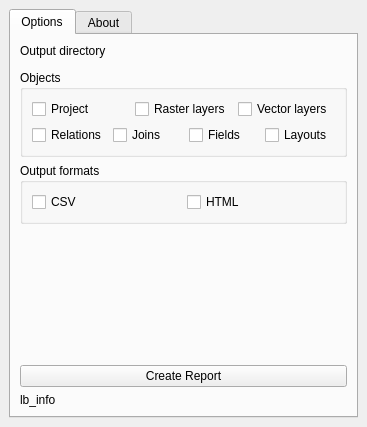
<?xml version="1.0" encoding="UTF-8"?>
<ui version="4.0">
 <class>ProjectReportDockWidgetBase</class>
 <widget class="QDockWidget" name="ProjectReportDockWidgetBase">
  <property name="geometry">
   <rect>
    <x>0</x>
    <y>0</y>
    <width>367</width>
    <height>427</height>
   </rect>
  </property>
  <property name="windowTitle">
   <string>Project Reports</string>
  </property>
  <widget class="QWidget" name="dockWidgetContents">
   <layout class="QVBoxLayout" name="verticalLayout_4">
    <item>
     <widget class="QTabWidget" name="tabWidget">
      <property name="currentIndex">
       <number>0</number>
      </property>
      <widget class="QWidget" name="tab_options">
       <attribute name="title">
        <string>Options</string>
       </attribute>
       <layout class="QGridLayout" name="gridLayout">
        <item row="0" column="0">
         <layout class="QVBoxLayout" name="verticalLayout_3">
          <item>
           <layout class="QVBoxLayout" name="verticalLayout_2">
            <item>
             <widget class="QLabel" name="lb_folder">
              <property name="text">
               <string>Output directory</string>
              </property>
             </widget>
            </item>
            <item>
             <widget class="QgsFileWidget" name="directoryWidget">
              <property name="storageMode">
               <enum>QgsFileWidget::GetDirectory</enum>
              </property>
             </widget>
            </item>
           </layout>
          </item>
          <item>
           <widget class="QGroupBox" name="group_objects">
            <property name="title">
             <string>Objects</string>
            </property>
            <layout class="QGridLayout" name="gridLayout_2">
             <item row="0" column="0">
              <layout class="QHBoxLayout" name="horizontalLayout">
               <item>
                <widget class="QCheckBox" name="check_project">
                 <property name="text">
                  <string>Project</string>
                 </property>
                </widget>
               </item>
               <item>
                <widget class="QCheckBox" name="check_raster_layers">
                 <property name="text">
                  <string>Raster layers</string>
                 </property>
                </widget>
               </item>
               <item>
                <widget class="QCheckBox" name="check_vector_layers">
                 <property name="text">
                  <string>Vector layers</string>
                 </property>
                </widget>
               </item>
              </layout>
             </item>
             <item row="1" column="0">
              <layout class="QHBoxLayout" name="horizontalLayout_3">
               <item>
                <widget class="QCheckBox" name="check_relations">
                 <property name="text">
                  <string>Relations</string>
                 </property>
                </widget>
               </item>
               <item>
                <widget class="QCheckBox" name="check_joins">
                 <property name="text">
                  <string>Joins</string>
                 </property>
                </widget>
               </item>
               <item>
                <widget class="QCheckBox" name="check_fields">
                 <property name="text">
                  <string>Fields</string>
                 </property>
                </widget>
               </item>
               <item>
                <widget class="QCheckBox" name="check_layouts">
                 <property name="text">
                  <string>Layouts</string>
                 </property>
                </widget>
               </item>
              </layout>
             </item>
            </layout>
           </widget>
          </item>
          <item>
           <widget class="QGroupBox" name="group_output">
            <property name="title">
             <string>Output formats</string>
            </property>
            <layout class="QHBoxLayout" name="horizontalLayout_4">
             <item>
              <layout class="QHBoxLayout" name="horizontalLayout_2">
               <item>
                <widget class="QCheckBox" name="check_csv">
                 <property name="text">
                  <string>CSV</string>
                 </property>
                </widget>
               </item>
               <item>
                <widget class="QCheckBox" name="check_html">
                 <property name="text">
                  <string>HTML</string>
                 </property>
                </widget>
               </item>
              </layout>
             </item>
            </layout>
           </widget>
          </item>
          <item>
           <spacer name="verticalSpacer">
            <property name="orientation">
             <enum>Qt::Vertical</enum>
            </property>
            <property name="sizeHint" stdset="0">
             <size>
              <width>20</width>
              <height>40</height>
             </size>
            </property>
           </spacer>
          </item>
          <item>
           <widget class="QPushButton" name="btnCreateReport">
            <property name="text">
             <string>Create Report</string>
            </property>
           </widget>
          </item>
          <item>
           <widget class="QLabel" name="lb_info">
            <property name="text">
             <string>lb_info</string>
            </property>
           </widget>
          </item>
         </layout>
        </item>
       </layout>
      </widget>
      <widget class="QWidget" name="tab_about">
       <attribute name="title">
        <string>About</string>
       </attribute>
       <layout class="QVBoxLayout" name="verticalLayout">
        <item>
         <widget class="QLabel" name="label">
          <property name="text">
           <string>&lt;html&gt;&lt;head/&gt;&lt;body&gt;&lt;h2 style=&quot; margin-top:16px; margin-bottom:12px; margin-left:0px; margin-right:0px; -qt-block-indent:0; text-indent:0px;&quot;&gt;&lt;span style=&quot; font-size:x-large; font-weight:600;&quot;&gt;Project Reports&lt;/span&gt;&lt;/h2&gt;&lt;p&gt;Plugin to generate reports of properties and metadata about layers, fields and layouts of QGIS projects in different formats.&lt;/p&gt;&lt;p&gt;&lt;span style=&quot; font-weight:600;&quot;&gt;Developer: &lt;/span&gt;&lt;/p&gt;&lt;p&gt;Developed 💻 with love by Patricio Soriano &lt;a href=&quot;SIGdeletras.com&quot;&gt;&lt;span style=&quot; text-decoration: underline; color:#0000ff;&quot;&gt;SIGdeletras.com&lt;/span&gt;&lt;/a&gt;&lt;/p&gt;&lt;p&gt;&lt;span style=&quot; font-weight:600;&quot;&gt;Info about the plugin: &lt;/span&gt;&lt;/p&gt;&lt;p&gt;See 👀 the Github repository in &lt;a href=&quot;https://github.com/sigdeletras/project-reports-qgis-plugin&quot;&gt;&lt;span style=&quot; text-decoration: underline; color:#0000ff;&quot;&gt;https://github.com/sigdeletras/project-reports-qgis-plugin&lt;/span&gt;&lt;/a&gt;&lt;/p&gt;&lt;p&gt;&lt;span style=&quot; font-weight:600;&quot;&gt;Issues: &lt;/span&gt;&lt;/p&gt;&lt;p&gt;Always welcome 🖐 in &lt;a href=&quot;https://github.com/sigdeletras/project-reports-qgis-plugin/issues&quot;&gt;&lt;span style=&quot; text-decoration: underline; color:#0000ff;&quot;&gt;https://github.com/sigdeletras/project-reports-qgis-plugin/issues&lt;/span&gt;&lt;/a&gt;&lt;/p&gt;&lt;/body&gt;&lt;/html&gt;</string>
          </property>
          <property name="textFormat">
           <enum>Qt::RichText</enum>
          </property>
          <property name="alignment">
           <set>Qt::AlignLeading|Qt::AlignLeft|Qt::AlignTop</set>
          </property>
          <property name="wordWrap">
           <bool>true</bool>
          </property>
         </widget>
        </item>
       </layout>
      </widget>
     </widget>
    </item>
   </layout>
  </widget>
 </widget>
 <customwidgets>
  <customwidget>
   <class>QgsFileWidget</class>
   <extends>QWidget</extends>
   <header>qgsfilewidget.h</header>
  </customwidget>
 </customwidgets>
 <resources/>
 <connections/>
</ui>
